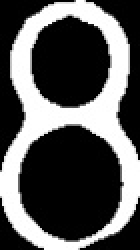
#> input picture Card_Imgs/Eight.jpg, 70 x 125 px, given in place of the camera (shown 2 times larger)
$ python CardDetector.py
#> lines starting #> are read from the running program, lines starting #| are printed output that depends on the picture; after the words box and inside, x2 and y2 are one past the last pixel; in counts of white or black regions, pixels touching at a corner belong together
### VideoStream.py
############## Camera video stream creator ###############
#
# Author: Evan Juras  (heavily copying from Adrian Rosebrock)
# Date: 1/12/18
# Description: Defines the VideoStream object, which controls
# acquisition of frames from a PiCamera or USB camera. The object uses
# multi-threading to aquire camera frames in a separate thread from the main
# program. This allows the main thread to grab the most recent camera frame
# without having to take it directly from the camera feed, reducing I/O time,
# which slightly improves framerate.
#
# When using this with a USB Camera on a desktop or laptop, the framerate tends
# to be too fast. The Card Detector program still works, but it is intended
# for the lower processing power of the Raspberry Pi.
#
# See the following web pages for a full explanation of the source code:
# https://www.pyimagesearch.com/2015/12/28/increasing-raspberry-pi-fps-with-python-and-opencv/
# https://www.pyimagesearch.com/2015/12/21/increasing-webcam-fps-with-python-and-opencv/

# Import the necessary packages
from threading import Thread
import cv2


class VideoStream:
    """Camera object"""
    def __init__(self, resolution=(640,480),framerate=30,PiOrUSB=2,src=0):

        # Create a variable to indicate if it's a USB camera or PiCamera.
        # PiOrUSB = 1 will use PiCamera. PiOrUSB = 2 will use USB camera.
#> called with resolution = (1366, 768), framerate = 12, PiOrUSB = 2, src = 0
        self.PiOrUSB = PiOrUSB

        if self.PiOrUSB == 1: # PiCamera
            # Import packages from picamera library
            from picamera.array import PiRGBArray
            from picamera import PiCamera

            # Initialize the PiCamera and the camera image stream
            self.camera = PiCamera()
            self.camera.resolution = resolution
            self.camera.framerate = framerate
            self.rawCapture = PiRGBArray(self.camera,size=resolution)
            self.stream = self.camera.capture_continuous(
                self.rawCapture, format = "bgr", use_video_port = True)

            # Initialize variable to store the camera frame
            self.frame = []

        if self.PiOrUSB == 2: # USB camera
            # Initialize the USB camera and the camera image stream
            self.stream = cv2.VideoCapture(src)
            ret = self.stream.set(3,resolution[0])
            ret = self.stream.set(4,resolution[1])
            #ret = self.stream.set(5,framerate) #Doesn't seem to do anything so it's commented out

            # Read first frame from the stream
            (self.grabbed, self.frame) = self.stream.read()
#> self.frame is the input picture: shape (125, 70, 3); min 0, max 255, mean 89.5

	# Create a variable to control when the camera is stopped
        self.stopped = False

    def start(self):
	# Start the thread to read frames from the video stream
        Thread(target=self.update,args=()).start()
        return self

    def update(self):

        if self.PiOrUSB == 1: # PiCamera

            # Keep looping indefinitely until the thread is stopped
            for f in self.stream:
                # Grab the frame from the stream and clear the stream
                # in preparation for the next frame
                self.frame = f.array
                self.rawCapture.truncate(0)

                if self.stopped:
                    # Close camera resources
                    self.stream.close()
                    self.rawCapture.close()
                    self.camera.close()

        if self.PiOrUSB == 2: # USB camera

            # Keep looping indefinitely until the thread is stopped
            while True:
                # If the camera is stopped, stop the thread
                if self.stopped:
                    # Close camera resources
                    self.stream.release()
                    return

                # Otherwise, grab the next frame from the stream
                (self.grabbed, self.frame) = self.stream.read()

    def read(self):
		# Return the most recent frame
        return self.frame

    def stop(self):
		# Indicate that the camera and thread should be stopped
        self.stopped = True

### Cards.py
############## Playing Card Detector Functions ###############
#
# Author: Evan Juras
# Date: 9/5/17
# Description: Functions and classes for CardDetector.py that perform
# various steps of the card detection algorithm


# Import necessary packages
import numpy as np
import cv2
import time

### Constants ###

# Adaptive threshold levels
BKG_THRESH = 145
CARD_THRESH = 40

# Width and height of card corner, where rank and suit are
CORNER_WIDTH = 32
CORNER_HEIGHT = 84

# Dimensions of rank train images
RANK_WIDTH = 70
RANK_HEIGHT = 125

# Dimensions of suit train images
SUIT_WIDTH = 70
SUIT_HEIGHT = 100

RANK_DIFF_MAX = 2000
SUIT_DIFF_MAX = 700

CARD_MAX_AREA = 120000
CARD_MIN_AREA = 25000

font = cv2.FONT_HERSHEY_SIMPLEX

### Structures to hold query card and train card information ###

class Query_card:
    """Structure to store information about query cards in the camera image."""

    # [12 lines left out: function __init__, not called in this run]

class Train_ranks:
    """Structure to store information about train rank images."""

    def __init__(self):
        self.img = [] # Thresholded, sized rank image loaded from hard drive
        self.name = "Placeholder"

class Train_suits:
    """Structure to store information about train suit images."""

    def __init__(self):
        self.img = [] # Thresholded, sized suit image loaded from hard drive
        self.name = "Placeholder"

### Functions ###
def load_ranks(filepath):
    """Loads rank images from directory specified by filepath. Stores
    them in a list of Train_ranks objects."""
#> called with filepath = 'Card_Imgs/'

    train_ranks = []
    i = 0

    for Rank in ['Ace','Two','Three','Four','Five','Six','Seven',
                 'Eight','Nine','Ten','Jack','Queen','King']:
        train_ranks.append(Train_ranks())
        train_ranks[i].name = Rank
        filename = Rank + '.jpg'
        train_ranks[i].img = cv2.imread(filepath+filename, cv2.IMREAD_GRAYSCALE)
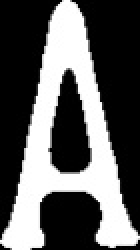
#> input picture Card_Imgs/Ace.jpg, 70 x 125 px (shown 2 times larger)
        i = i + 1
#> i = 1

    return train_ranks

def load_suits(filepath):
    """Loads suit images from directory specified by filepath. Stores
    them in a list of Train_suits objects."""
#> called with filepath = 'Card_Imgs/'

    train_suits = []
    i = 0

    for Suit in ['Spades','Diamonds','Clubs','Hearts']:
        train_suits.append(Train_suits())
        train_suits[i].name = Suit
        filename = Suit + '.jpg'
        train_suits[i].img = cv2.imread(filepath+filename, cv2.IMREAD_GRAYSCALE)
        i = i + 1
#> i = 1

    return train_suits

def preprocess_image(image):
    """Returns a grayed, blurred, and adaptively thresholded camera image."""

    gray = cv2.cvtColor(image,cv2.COLOR_BGR2GRAY)
    blur = cv2.GaussianBlur(gray,(5,5),0)

    # The best threshold level depends on the ambient lighting conditions.
    # For bright lighting, a high threshold must be used to isolate the cards
    # from the background. For dim lighting, a low threshold must be used.
    # To make the card detector independent of lighting conditions, the
    # following adaptive threshold method is used.
    #
    # A background pixel in the center top of the image is sampled to determine
    # its intensity. The adaptive threshold is set at 50 (THRESH_ADDER) higher
    # than that. This allows the threshold to adapt to the lighting conditions.
    img_w, img_h = np.shape(image)[:2]
    bkg_level = gray[int(img_h/100)][int(img_w/2)]
    thresh_level = bkg_level + BKG_THRESH

    retval, thresh = cv2.threshold(blur,thresh_level,255,cv2.THRESH_BINARY)

    return thresh

def find_cards(thresh_image):
    """Finds all card-sized contours in a thresholded camera image.
    Returns the number of cards, and a list of card contours sorted
    from largest to smallest."""

    # Find contours and sort their indices by contour size
    cnts,hier = cv2.findContours(thresh_image,cv2.RETR_TREE,cv2.CHAIN_APPROX_SIMPLE)
    index_sort = sorted(range(len(cnts)), key=lambda i : cv2.contourArea(cnts[i]),reverse=True)

    # If there are no contours, do nothing
    if len(cnts) == 0:
        return [], []

    # Otherwise, initialize empty sorted contour and hierarchy lists
    cnts_sort = []
    hier_sort = []
    cnt_is_card = np.zeros(len(cnts),dtype=int)

    # Fill empty lists with sorted contour and sorted hierarchy. Now,
    # the indices of the contour list still correspond with those of
    # the hierarchy list. The hierarchy array can be used to check if
    # the contours have parents or not.
    for i in index_sort:
        cnts_sort.append(cnts[i])
        hier_sort.append(hier[0][i])

    # Determine which of the contours are cards by applying the
    # following criteria: 1) Smaller area than the maximum card size,
    # 2), bigger area than the minimum card size, 3) have no parents,
    # and 4) have four corners

    for i in range(len(cnts_sort)):
        size = cv2.contourArea(cnts_sort[i])
        peri = cv2.arcLength(cnts_sort[i],True)
        approx = cv2.approxPolyDP(cnts_sort[i],0.01*peri,True)

        if ((size < CARD_MAX_AREA) and (size > CARD_MIN_AREA)
            and (hier_sort[i][3] == -1) and (len(approx) == 4)):
            cnt_is_card[i] = 1

    return cnts_sort, cnt_is_card

# [217 lines left out: functions preprocess_card, match_card, draw_results, flattener, not called in this run]

### CardDetector.py
############## Python-OpenCV Playing Card Detector ###############
#
# Author: Evan Juras
# Date: 9/5/17
# Description: Python script to detect and identify playing cards
# from a PiCamera video feed.
#

# Import necessary packages
import cv2
import numpy as np
import time
import os
import Cards
import VideoStream


### ---- INITIALIZATION ---- ###
# Define constants and initialize variables

## Camera settings
IM_WIDTH = 1366
IM_HEIGHT = 768
FRAME_RATE = 12

## Initialize calculated frame rate because it's calculated AFTER the first time it's displayed
frame_rate_calc = 1
freq = cv2.getTickFrequency()

## Define font to use
font = cv2.FONT_HERSHEY_SIMPLEX

# Initialize camera object and video feed from the camera. The video stream is set up
# as a seperate thread that constantly grabs frames from the camera feed.
# See VideoStream.py for VideoStream class definition
## IF USING USB CAMERA INSTEAD OF PICAMERA,
## CHANGE THE THIRD ARGUMENT FROM 1 TO 2 IN THE FOLLOWING LINE:
videostream = VideoStream.VideoStream((IM_WIDTH,IM_HEIGHT),FRAME_RATE,2,0).start()
time.sleep(1) # Give the camera time to warm up

# Load the train rank and suit images
path = os.path.dirname(os.path.abspath(__file__))
train_ranks = Cards.load_ranks( path + '/Card_Imgs/')
train_suits = Cards.load_suits( path + '/Card_Imgs/')
#> train_suits = 4 items


### ---- MAIN LOOP ---- ###
# The main loop repeatedly grabs frames from the video stream
# and processes them to find and identify playing cards.

cam_quit = 0 # Loop control variable

# Begin capturing frames
while cam_quit == 0:

    # Grab frame from video stream
    image = videostream.read()

    # Start timer (for calculating frame rate)
    t1 = cv2.getTickCount()

    # Pre-process camera image (gray, blur, and threshold it)
    pre_proc = Cards.preprocess_image(image)
#> in preprocess_image, `blur = cv2.GaussianBlur(gray,(5,5),0)`:
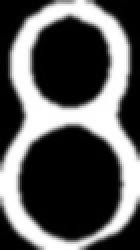
#> blur: shape (125, 70) (shown 2 times larger); min 0, max 255, mean 89.8
#> in preprocess_image, `bkg_level = gray[int(img_h/100)][int(img_w/2)]`: bkg_level = 0
#> in preprocess_image, `thresh_level = bkg_level + BKG_THRESH`: thresh_level = 145
#> in preprocess_image, `retval, thresh = cv2.threshold(blur,thresh_level,255,cv2.THRESH_BINARY)`:
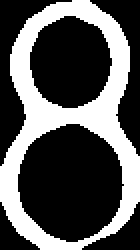
#> thresh: shape (125, 70) (shown 2 times larger); 34.1% white; 1 white region

    # Find and sort the contours of all cards in the image (query cards)
    cnts_sort, cnt_is_card = Cards.find_cards(pre_proc)
#> in find_cards, `cnts,hier = cv2.findContours(thresh_image,cv2.RETR_TREE,cv2.CHAIN_APPR..`: cnts = 3 contours; box (x1, y1, x2, y2) and area: (0, 0, 70, 125) 6654, (8, 61, 63, 122) 2450, (14, 7, 57, 55) 1516
#> in find_cards, `index_sort = sorted(range(len(cnts)), key=lambda i : cv2.contourArea(c..`: index_sort = [0, 1, 2]
#> in find_cards, `cnt_is_card = np.zeros(len(cnts),dtype=int)`: cnt_is_card = [0, 0, 0]
#> the loop in find_cards, `for i in index_sort:` made 3 passes
#> after the loop in find_cards, `for i in index_sort:`: cnts_sort has the same summary as cnts
#> the loop in find_cards, `for i in range(len(cnts_sort)):` made 3 passes
#> (size, peri) on passes 1 to 3: (6654, 350.4), (2449.5, 186.4), (1515.5, 148.1)
#> cnts_sort has the same summary as cnts in find_cards; cnt_is_card = [0, 0, 0]

    # If there are no contours, do nothing
    if len(cnts_sort) != 0:

        # Initialize a new "cards" list to assign the card objects.
        # k indexes the newly made array of cards.
        cards = []
        k = 0

        # For each contour detected:
        for i in range(len(cnts_sort)):
            if (cnt_is_card[i] == 1):

                # Create a card object from the contour and append it to the list of cards.
                # preprocess_card function takes the card contour and contour and
                # determines the cards properties (corner points, etc). It generates a
                # flattened 200x300 image of the card, and isolates the card's
                # suit and rank from the image.
                cards.append(Cards.preprocess_card(cnts_sort[i],image))

                # Find the best rank and suit match for the card.
                cards[k].best_rank_match,cards[k].best_suit_match,cards[k].rank_diff,cards[k].suit_diff = Cards.match_card(cards[k],train_ranks,train_suits)

                # Draw center point and match result on the image.
                image = Cards.draw_results(image, cards[k])
                k = k + 1
#> this loop made 3 passes

        # Draw card contours on image (have to do contours all at once or
        # they do not show up properly for some reason)
        if (len(cards) != 0):
            temp_cnts = []
            for i in range(len(cards)):
                temp_cnts.append(cards[i].contour)
            cv2.drawContours(image,temp_cnts, -1, (255,0,0), 2)


    # Draw framerate in the corner of the image. Framerate is calculated at the end of the main loop,
    # so the first time this runs, framerate will be shown as 0.
    cv2.putText(image,"FPS: "+str(int(frame_rate_calc)),(10,26),font,0.7,(255,0,255),2,cv2.LINE_AA)
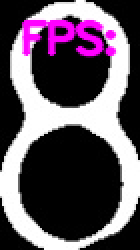
#> image: shape (125, 70, 3) (shown 2 times larger); 7.41% of pixels changed, all inside (x1, y1, x2, y2) = (10, 9, 59, 29); drawn as B, G, R

    # Finally, display the image with the identified cards!
    cv2.imshow("Card Detector",image)

    # Calculate framerate
    t2 = cv2.getTickCount()
    time1 = (t2-t1)/freq
    frame_rate_calc = 1/time1

    # Poll the keyboard. If 'q' is pressed, exit the main loop.
    key = cv2.waitKey(1) & 0xFF
#> (key q is pressed here)
    if key == ord("q"):
        cam_quit = 1


# Close all windows and close the PiCamera video stream.
cv2.destroyAllWindows()
videostream.stop()
